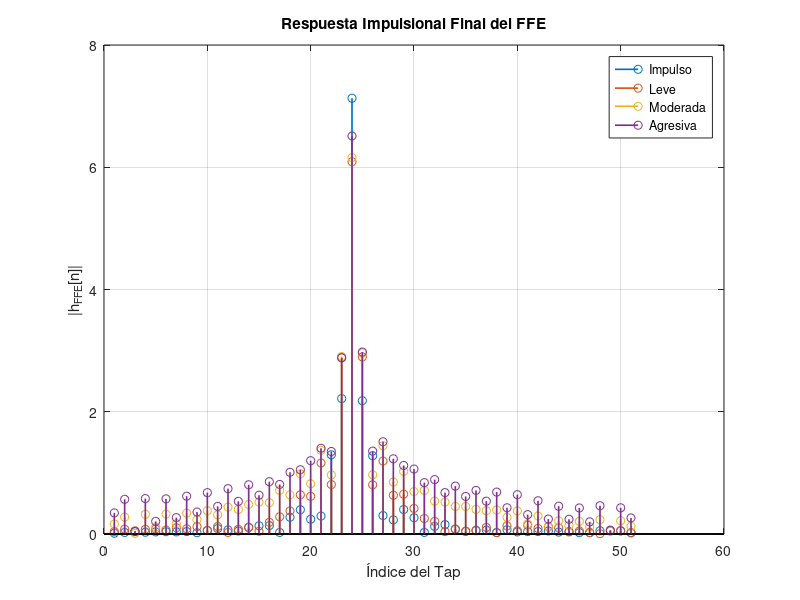
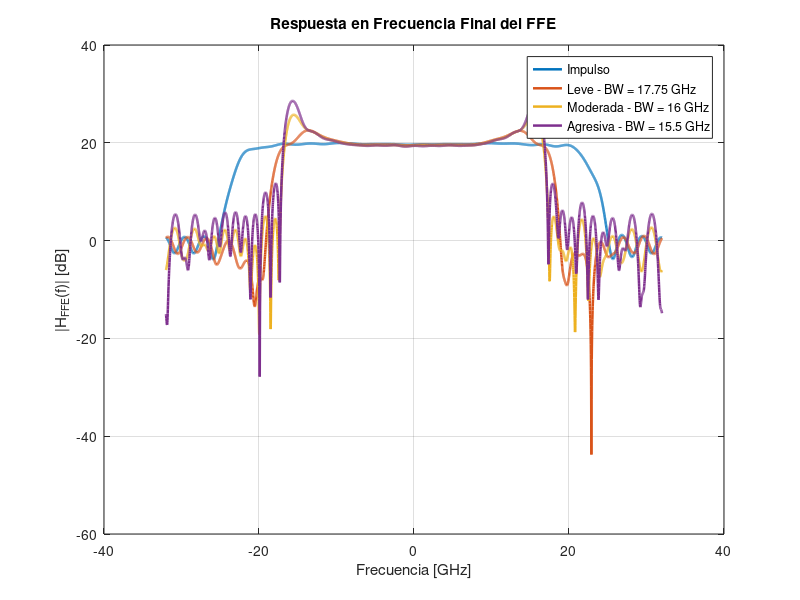

Write the MATLAB code that produced these figures, in order.
%% FIGURA EXTRA - COMPARACION RESPUESTA IMPULSIONAL FFE

FFE_imp  = load('FFE_impulso.mat');
FFE_leve = load('FFE_leve.mat');
FFE_mod  = load('FFE_moderada.mat');
FFE_agr  = load('FFE_agresiva.mat');

eje_taps = 1:length(FFE_imp.htaps_finales_ffe);

figure('Name', 'Comparación FFE - Respuesta Impulsional', ...
       'Color', 'w', ...
       'Position', [200 100 900 550]);

stem(eje_taps, abs(FFE_imp.htaps_finales_ffe), ...
     'LineWidth', 1.2, ...
     'DisplayName', 'Impulso');

hold on;

stem(eje_taps, abs(FFE_leve.htaps_finales_ffe), ...
     'LineWidth', 1.2, ...
     'DisplayName', 'Leve');

stem(eje_taps, abs(FFE_mod.htaps_finales_ffe), ...
     'LineWidth', 1.2, ...
     'DisplayName', 'Moderada');

stem(eje_taps, abs(FFE_agr.htaps_finales_ffe), ...
     'LineWidth', 1.2, ...
     'DisplayName', 'Agresiva');

grid on;
xlabel('Índice del Tap');
ylabel('|h_{FFE}[n]|');
title('Respuesta Impulsional Final del FFE');
legend('Location','best');

hold off;


%% FIGURA EXTRA - COMPARACION RESPUESTA EN FRECUENCIA FFE


FFE_imp  = load('FFE_impulso.mat');
FFE_leve = load('FFE_leve.mat');
FFE_mod  = load('FFE_moderada.mat');
FFE_agr  = load('FFE_agresiva.mat');

figure('Name', 'Comparación FFE - Frecuencia', ...
       'Color', 'w', ...
       'Position', [200 100 900 550]);

plot(FFE_imp.f_ffe/1e9, ...
     20*log10(abs(FFE_imp.H_ffe_final) + eps), ...
     'LineWidth', 1.8, ...
     'DisplayName', 'Impulso');

hold on;

plot(FFE_leve.f_ffe/1e9, ...
     20*log10(abs(FFE_leve.H_ffe_final) + eps), ...
     'LineWidth', 1.8, ...
     'DisplayName', 'Leve - BW = 17.75 GHz');

plot(FFE_mod.f_ffe/1e9, ...
     20*log10(abs(FFE_mod.H_ffe_final) + eps), ...
     'LineWidth', 1.8, ...
     'DisplayName', 'Moderada - BW = 16 GHz');

plot(FFE_agr.f_ffe/1e9, ...
     20*log10(abs(FFE_agr.H_ffe_final) + eps), ...
     'LineWidth', 1.8, ...
     'DisplayName', 'Agresiva - BW = 15.5 GHz');

grid on;
xlabel('Frecuencia [GHz]');
ylabel('|H_{FFE}(f)| [dB]');
title('Respuesta en Frecuencia Final del FFE');
legend('Location','best');

hold off;
